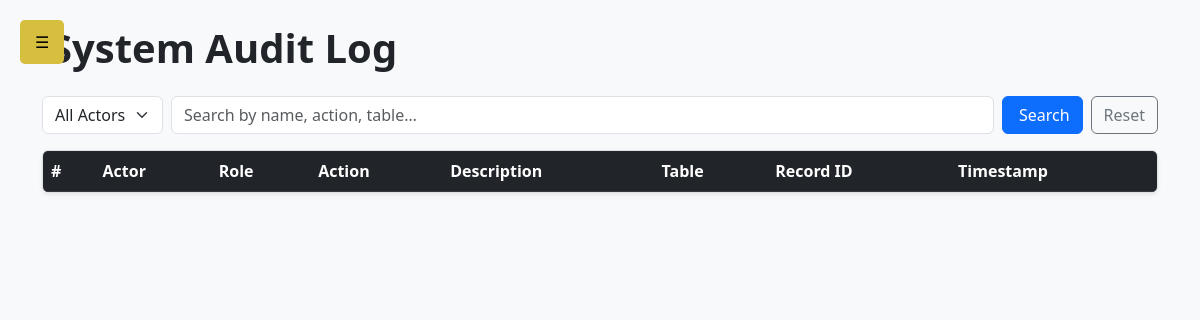
The page /admin/admin-audit-log.php (signed in) on the database as committed earlier.
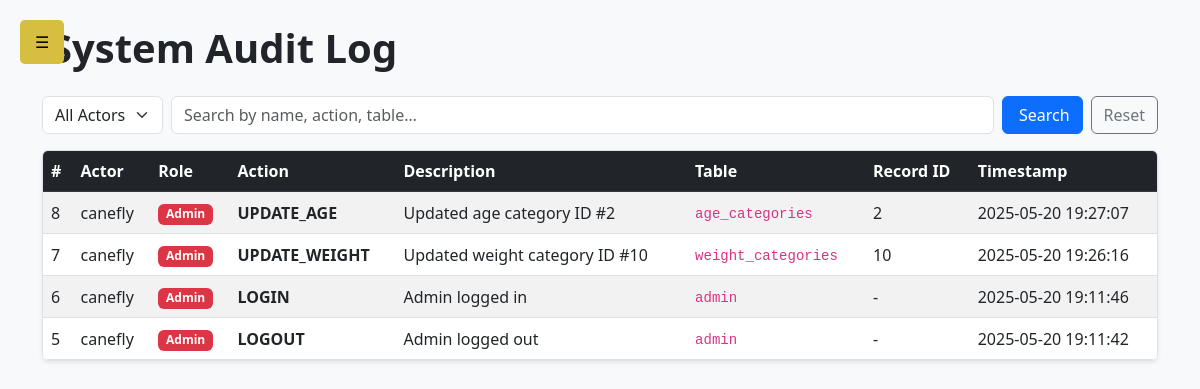
The same page on the database as committed later.
### tables this page shows
CREATE TABLE `audit_logs` (
  `id` int(11) NOT NULL,
  `user_id` int(11) NOT NULL,
  `action_type` varchar(50) NOT NULL,
  `action_description` text DEFAULT NULL,
  `table_affected` varchar(50) DEFAULT NULL,
  `record_id` int(11) DEFAULT NULL,
  `created_at` timestamp NOT NULL DEFAULT current_timestamp(),
  `role_type` enum('admin','user') NOT NULL DEFAULT 'user'
);

### admin/admin-audit-log.php (the view, shortened to what this page needs)
<?php
include_once 'admin-navigation.php';
include_once '../db.php';
$actor   = $_GET['actor']   ?? 'all';
$keyword = trim($_GET['kw'] ?? '');
$sql = "
  SELECT
    al.id,
    COALESCE(a.full_name, u.full_name, 'Unknown')            AS actor_name,
    CASE WHEN a.id IS NOT NULL THEN 'Admin' ELSE 'User' END  AS actor_type,
    al.action_type,
    al.action_description,
    al.table_affected,
    al.record_id,
    al.created_at
  FROM audit_logs al
  LEFT JOIN admin a ON a.id = al.user_id
  LEFT JOIN users u ON u.id = al.user_id
  WHERE 1
";
$sql .= " ORDER BY al.created_at DESC";
$stmt = $conn->prepare($sql);
$stmt->execute();
$logs = $stmt->get_result();
?>
<!DOCTYPE html>
<html lang="en">
<head>
  <link href="https://cdn.jsdelivr.net/npm/bootstrap@5.3.0/dist/css/bootstrap.min.css" rel="stylesheet">
  <link href="https://cdn.datatables.net/1.13.6/css/dataTables.bootstrap5.min.css" rel="stylesheet">
</head>
<body class="bg-light">
<div class="container py-4">
  <h1 class="mb-4 fw-bold"><i class="fa-solid fa-clipboard-list me-2"></i>System Audit Log</h1>
  <form class="row g-2 mb-3" method="GET">
      <div class="col-md-auto">
          <select name="actor" class="form-select">
              <option value="all"  <?= $actor==='all'   ? 'selected' : '' ?>>All Actors</option>
          </select>
      </div>
      <div class="col-md">
          <input type="text" name="kw" value="<?= htmlspecialchars($keyword) ?>"
                 class="form-control" placeholder="Search by name, action, table…">
      </div>
      <div class="col-md-auto d-grid">
          <button class="btn btn-primary"><i class="fa-solid fa-search me-1"></i>Search</button>
      </div>
      <div class="col-md-auto d-grid">
          <a href="admin-audit-log.php" class="btn btn-outline-secondary">Reset</a>
      </div>
  </form>
  <div class="table-responsive shadow-sm border rounded">
    <table id="auditTable" class="table table-striped table-hover align-middle mb-0">
        <thead class="table-dark">
            <tr>
                <th>#</th>
                <th>Actor</th>
                <th>Role</th>
                <th>Action</th>
                <th>Description</th>
                <th>Table</th>
                <th>Record&nbsp;ID</th>
                <th>Timestamp</th>
            </tr>
        </thead>
        <tbody>
        <?php while ($row = $logs->fetch_assoc()): ?>
            <tr>
                <td><?= $row['id'] ?></td>
                <td><?= htmlspecialchars($row['actor_name']) ?></td>
                <td>
                    <span class="badge <?= $row['actor_type']==='Admin'?'bg-danger':'bg-info' ?>">
                        <?= $row['actor_type'] ?>
                    </span>
                </td>
                <td class="text-uppercase fw-semibold"><?= $row['action_type'] ?></td>
                <td><?= htmlspecialchars($row['action_description'] ?? '-') ?></td>
                <td><code><?= $row['table_affected'] ?? '-' ?></code></td>
                <td><?= $row['record_id'] ?? '-' ?></td>
                <td><?= date('Y-m-d H:i:s', strtotime($row['created_at'])) ?></td>
            </tr>
        <?php endwhile; ?>
        </tbody>
    </table>
  </div>
</div>
</body>
</html>

### admin/admin-navigation.php (shortened to what this page needs)
<!DOCTYPE html>
<html lang="en">
<head>
</head>
<body>
    <button class="menu-toggle" onclick="toggleMenu()">☰</button>
</body>
</html>

### admin/admin-navigation.php (style rules this page uses)
:root { --primary: #6E3387; --alt: #8F54A0; --accent: #D6BE3E; --bg-light: #FFFFFF; --text-dark: #000000; }
body { margin: 0; padding: 0; font-family: 'Poppins', sans-serif; display: flex; }
.menu-toggle { position: fixed; top: 20px; left: 20px; background: var(--accent); color: var(--text-dark); border: none; padding: 10px 15px; border-radius: 5px; cursor: pointer; z-index: 1100; }

Rows that differ between the two databases and show on the page:
added audit_logs: id "8", actor_name "canefly", actor_type "Admin", action_type "UPDATE_AGE", action_description "Updated age category ID #2", table_affected "age_categories", record "2", created_at "2025-05-20 19:27:07"
added audit_logs: id "7", actor_name "canefly", actor_type "Admin", action_type "UPDATE_WEIGHT", action_description "Updated weight category ID #10", table_affected "weight_categories", record "10", created_at "2025-05-20 19:26:16"
added audit_logs: id "6", actor_name "canefly", actor_type "Admin", action_type "LOGIN", action_description "Admin logged in", table_affected "admin", record "-", created_at "2025-05-20 19:11:46"
added audit_logs: id "5", actor_name "canefly", actor_type "Admin", action_type "LOGOUT", action_description "Admin logged out", table_affected "admin", record "-", created_at "2025-05-20 19:11:42"
